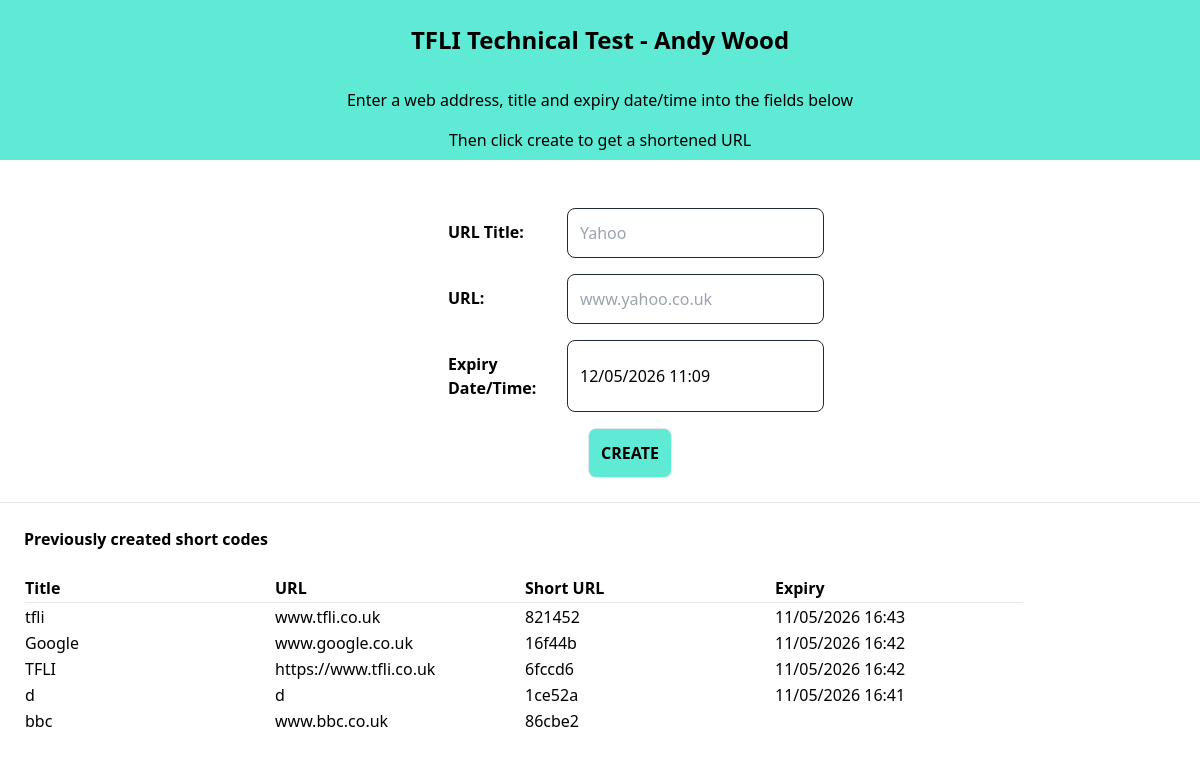
Before: / with the older database file.
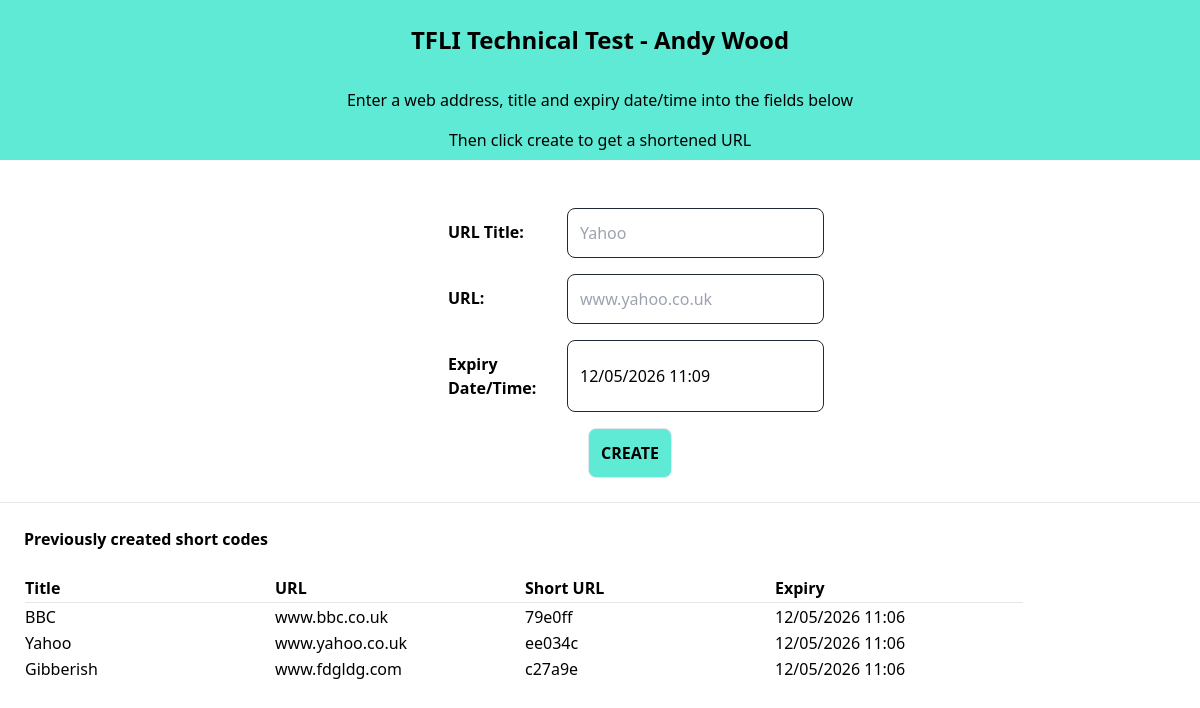
After: the same page with the newer database file.
### tables this page shows
CREATE TABLE short_urls (
                url_id INTEGER PRIMARY KEY AUTOINCREMENT,
                url_title TEXT NULL,
                url_add TEXT NULL,
                url_expiry datetime NULL,
                url_short TEXT NULL
                );

### index.php (called while the page is built, shortened)
<?php
    include ("tfli_main.php");

### tfli_mdl.php (called while the page is built, shortened)
<?php
class tfli_mdl {
    public function get_short_urls_db() {
        $db = new PDO('sqlite:database/tfli.db');
        $get_data = "SELECT *, strftime('%d/%m/%Y %H:%M', url_expiry) AS url_expiry_date FROM short_urls ORDER BY url_expiry DESC;";
        $exec_cmd = $db->query($get_data);
        $result = $exec_cmd->fetchAll(PDO::FETCH_ASSOC);
        return $result;
    }
}

### tfli_ctl.php (called while the page is built, shortened)
<?php
    include ("tfli_mdl.php");
    class tfli_ctl {
        public function get_short_urls() {
            $obj_db = new tfli_mdl();
            $short_urls = $obj_db->get_short_urls_db();
            return $short_urls;
        }
    }

### tfli_main.php (the view, shortened to what this page needs)
<?php
    include ("tfli_ctl.php");
    $obj_ctl = new tfli_ctl();
    $short_urls = $obj_ctl->get_short_urls();
    $expiry_date_now = new DateTime();
    $expiry_date = $expiry_date_now->modify("+ 10 minutes");
?>
    <body>
        <span class="flex justify-center w-full text-2xl font-bold bg-teal-300 p-6">TFLI Technical Test - Andy Wood</span>
        <span class="flex justify-center w-full bg-teal-300 p-2">Enter a web address, title and expiry date/time into the fields below</span>
        <span class="flex justify-center w-full bg-teal-300 p-2">Then click create to get a shortened URL</span>
        <div class="w-[70%] pl-[35%] mt-12">
            <span class="flex m-4">
                <label class="p-3 block w-[200px] font-bold">URL Title:</label>
                <input type="text" class="border border-gray-800 rounded-lg p-3 w-[300px]" placeholder="Yahoo" id="txtTitle"/>
            </span>
            <span class="flex m-4">
                <label class="p-3 block w-[200px] font-bold">URL:</label>
                <input type="text" class="border border-gray-800 rounded-lg p-3 w-[300px]" placeholder="www.yahoo.co.uk" id="txtUrl"/>
            </span>
            <span class="flex m-4">
                <label class="p-3 block w-[200px] font-bold">Expiry Date/Time:</label>
                <input type="text" class="border border-gray-800 rounded-lg p-3 w-[300px]" value="<?= $expiry_date->format('d/m/Y H:i'); ?>" id="txtExpiry"/>
            </span>
            <span class="flex w-full  justify-center">
                <button class="p-3 border bg-teal-300 font-bold rounded-lg" onclick="val_url()">CREATE</button>
            </span>
        </div>
        <?php if($short_urls) { ?>
        <hr class="mt-6 mb-6">
        <span class="w-full m-6 font-bold">Previously created short codes</span>
        <div class="w-full m-6">
            <table class="flex justify-start w-full">
                <th class="w-[250px] text-left">Title</th>
                <th class="w-[250px] text-left">URL</th>
                <th class="w-[250px] text-left">Short URL</th>
                <th class="w-[250px] text-left">Expiry</th>
                <tr><td colspan=5><hr></td></tr>
                <?php
                foreach ($short_urls as $row) {
                    echo "<tr>";
                    echo "<td>" . $row['url_title'] . "</td>";
                    echo "<td>" . $row['url_add'] . "</td>";
                    echo "<td>" . $row['url_short'] . "</td>";
                    echo "<td>" . $row['url_expiry_date'] . "</td>";
                    echo "</tr>";
                }
                ?>
            </table>
        </div>
        <?php } ?>
    </body>
    </html>

Changed rows visible on the page:
removed short_urls: url_title "tfli", url_add "www.tfli.co.uk", url_short "821452", url_expiry_date "11/05/2026 16:43"
removed short_urls: url_title "TFLI", url_add "https://www.tfli.co.uk", url_short "6fccd6", url_expiry_date "11/05/2026 16:42"
removed short_urls: url_title "d", url_add "d", url_short "1ce52a", url_expiry_date "11/05/2026 16:41"
added short_urls: url_title "BBC", url_add "www.bbc.co.uk", url_short "79e0ff", url_expiry_date "12/05/2026 11:06"
changed short_urls: url_title "bbc" → "Yahoo"; url_add "www.bbc.co.uk" → "www.yahoo.co.uk"; url_short "86cbe2" → "ee034c"; url_expiry_date (not shown) → "12/05/2026 11:06"; moves up the list
changed short_urls: url_title "Google" → "Gibberish"; url_add "www.google.co.uk" → "www.fdgldg.com"; url_short "16f44b" → "c27a9e"; url_expiry_date "11/05/2026 16:42" → "12/05/2026 11:06"
